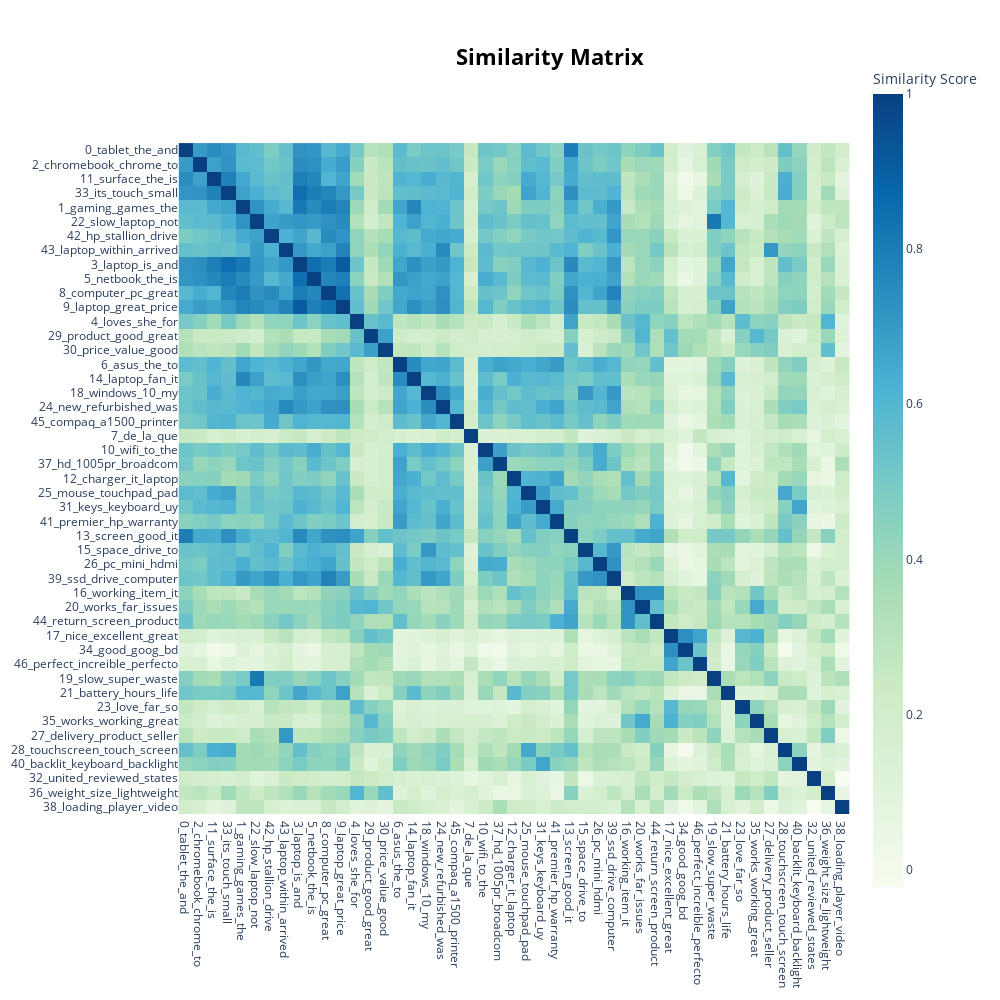

Write notebook code for a chart like this one.
### Code cell
topic_model.visualize_heatmap(n_clusters=20, width=1000, height=1000)

### Figure 1 — Plotly figure (JSON) as saved in the notebook; plotly's stock layout.template omitted (floating-point values rounded to 4 significant figures; data arrays with more than 128 entries replaced by an {"elided": "..."} marker saying what was removed)
{"data": [{"coloraxis": "coloraxis", "hovertemplate": "x: %{x}<br>y: %{y}<br>Similarity Score: %{z}<extra></extra>", "name": "0", "type": "heatmap", "x": ["0_tablet_the_and", "2_chromebook_chrome_to", "11_surface_the_is", "33_its_touch_small", "1_gaming_games_the", "22_slow_laptop_not", "42_hp_stallion_drive", "43_laptop_within_arrived", "3_laptop_is_and", "5_netbook_the_is", "8_computer_pc_great", "9_laptop_great_price", "4_loves_she_for", "29_product_good_great", "30_price_value_good", "6_asus_the_to", "14_laptop_fan_it", "18_windows_10_my", "24_new_refurbished_was", "45_compaq_a1500_printer", "7_de_la_que", "10_wifi_to_the", "37_hd_1005pr_broadcom", "12_charger_it_laptop", "25_mouse_touchpad_pad", "31_keys_keyboard_uy", "41_premier_hp_warranty", "13_screen_good_it", "15_space_drive_to", "26_pc_mini_hdmi", "39_ssd_drive_computer", "16_working_item_it", "20_works_far_issues", "44_return_screen_product", "17_nice_excellent_great", "34_good_goog_bd", "46_perfect_increible_perfecto", "19_slow_super_waste", "21_battery_hours_life", "23_love_far_so", "35_works_working_great", "27_delivery_product_seller", "28_touchscreen_touch_screen", "40_backlit_keyboard_backlight", "32_united_reviewed_states", "36_weight_size_lightweight", "38_loading_player_video"], "xaxis": "x", "y": ["0_tablet_the_and", "2_chromebook_chrome_to", "11_surface_the_is", "33_its_touch_small", "1_gaming_games_the", "22_slow_laptop_not", "42_hp_stallion_drive", "43_laptop_within_arrived", "3_laptop_is_and", "5_netbook_the_is", "8_computer_pc_great", "9_laptop_great_price", "4_loves_she_for", "29_product_good_great", "30_price_value_good", "6_asus_the_to", "14_laptop_fan_it", "18_windows_10_my", "24_new_refurbished_was", "45_compaq_a1500_printer", "7_de_la_que", "10_wifi_to_the", "37_hd_1005pr_broadcom", "12_charger_it_laptop", "25_mouse_touchpad_pad", "31_keys_keyboard_uy", "41_premier_hp_warranty", "13_screen_good_it", "15_space_drive_to", "26_pc_mini_hdmi", "39_ssd_drive_computer", "16_working_item_it", "20_works_far_issues", "44_return_screen_product", "17_nice_excellent_great", "34_good_goog_bd", "46_perfect_increible_perfecto", "19_slow_super_waste", "21_battery_hours_life", "23_love_far_so", "35_works_working_great", "27_delivery_product_seller", "28_touchscreen_touch_screen", "40_backlit_keyboard_backlight", "32_united_reviewed_states", "36_weight_size_lightweight", "38_loading_player_video"], "yaxis": "y", "z": {"elided": "47x47 float values"}}], "layout": {"coloraxis": {"colorbar": {"title": {"text": "Similarity Score"}}, "colorscale": [[0, "rgb(247,252,240)"], [0.125, "rgb(224,243,219)"], [0.25, "rgb(204,235,197)"], [0.375, "rgb(168,221,181)"], [0.5, "rgb(123,204,196)"], [0.625, "rgb(78,179,211)"], [0.75, "rgb(43,140,190)"], [0.875, "rgb(8,104,172)"], [1, "rgb(8,64,129)"]]}, "height": 1000, "hoverlabel": {"bgcolor": "white", "font": {"family": "Rockwell", "size": 16}}, "legend": {"title": {"text": "Trend"}}, "margin": {"t": 60}, "showlegend": true, "title": {"font": {"color": "Black", "size": 22}, "text": "<b>Similarity Matrix</b>", "x": 0.55, "xanchor": "center", "y": 0.95, "yanchor": "top"}, "width": 1000, "xaxis": {"anchor": "y", "constrain": "domain", "domain": [0, 1], "scaleanchor": "y"}, "yaxis": {"anchor": "x", "autorange": "reversed", "constrain": "domain", "domain": [0, 1]}}}
